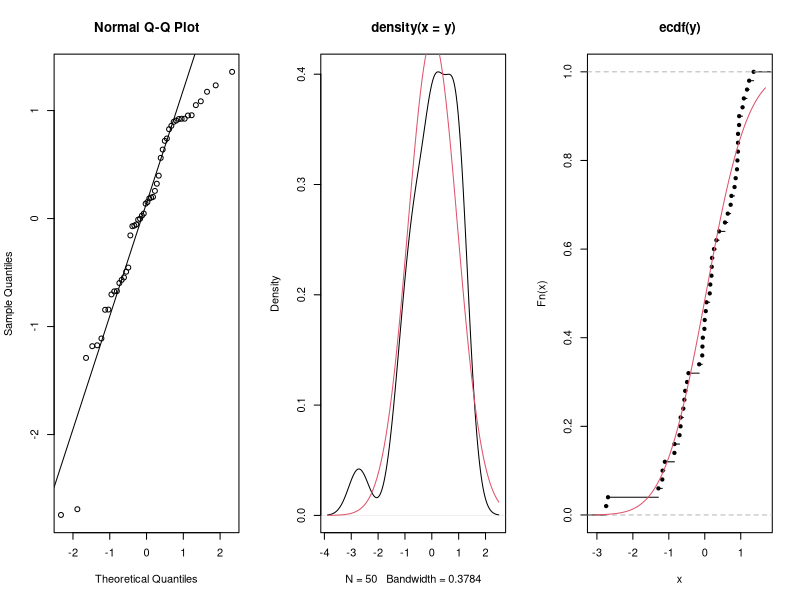
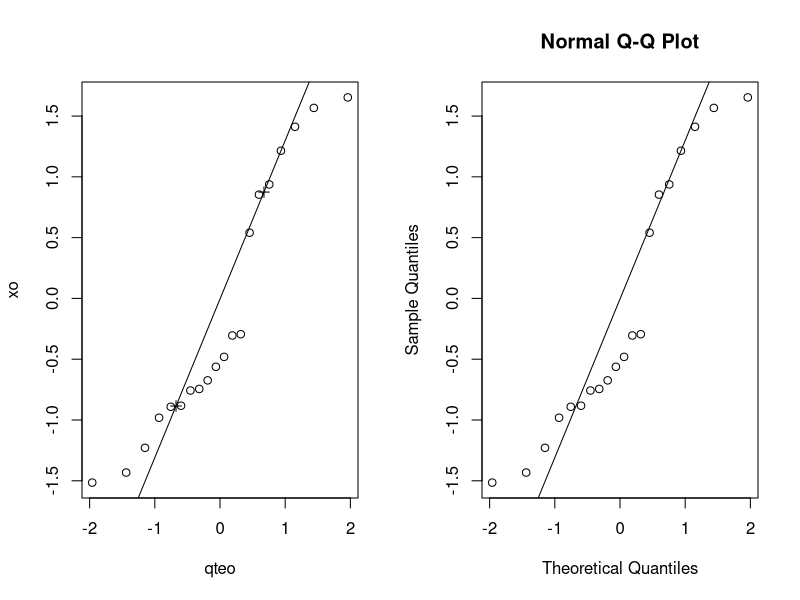
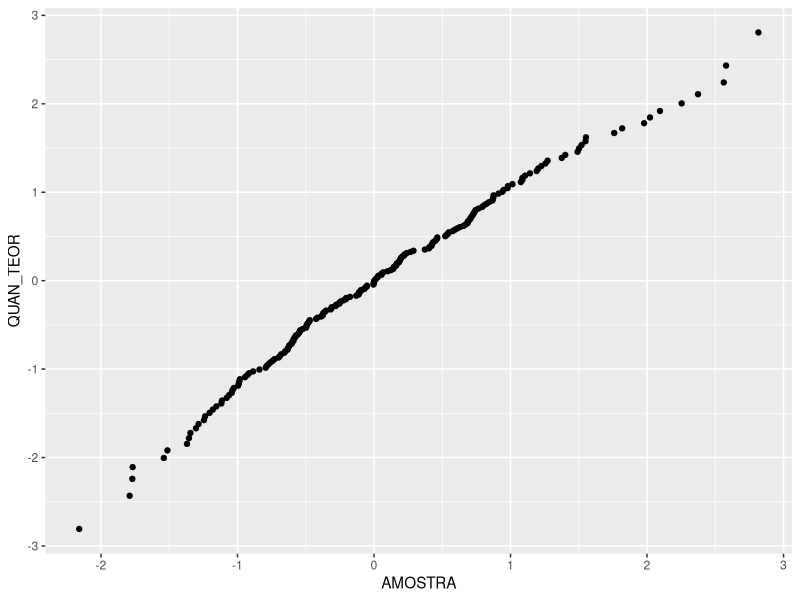
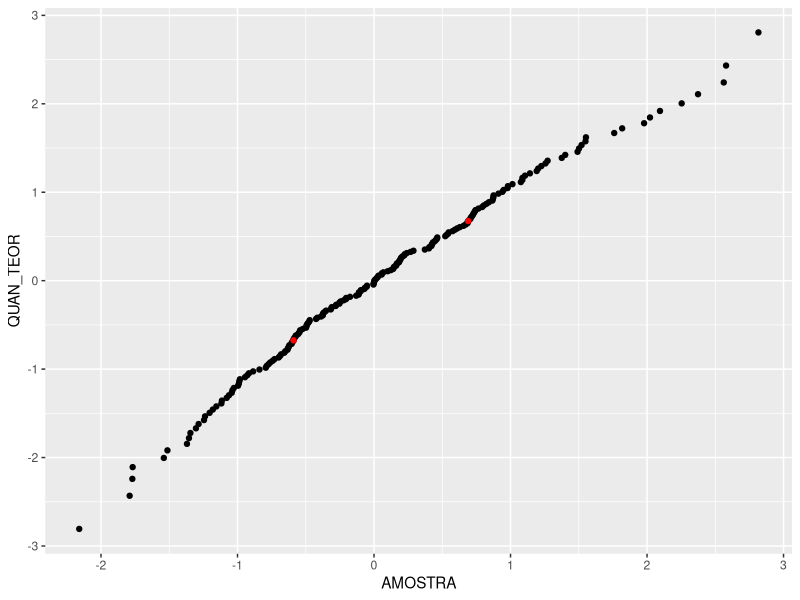

R code for these plots, in order: (Note: this script raises an error after producing the figures.)
library(ggplot2)

# q-q vs histograma vs ecdf

y <- rnorm(50)
par(mfrow=c(1,3))
qqnorm(y); qqline(y)
plot(density(y))
curve(dnorm(x, mean(y), sd(y)), add=TRUE, col=2)
plot(ecdf(y))
curve(pnorm(x, mean(y), sd(y)), add=TRUE, col=2)



# função para fazer o gráfico quantil-quantil da normal
 
qqn <- function(x, ref.line=TRUE){
  x <- na.omit(x)               # remove NA
  xo <- sort(x)                 # ordena a amostra
  n <- length(x)                # número de elementos
  i <- seq_along(x)             # índices posicionais
  pteo <- (i-0.5)/n             # probabilidades teóricas
  qteo <- qnorm(pteo)           # quantis teóricos sob a normal padrão
  plot(xo~qteo)                 # quantis observados ~ quantis teóricos
  if(ref.line){
    qrto <- quantile(x, c(1,3)/4) # 1º e 3º quartis observados
    qrtt <- qnorm(c(1,3)/4)       # 1º e 3º quartis teóricos
    points(qrtt, qrto, pch=3)     # quartis, passa uma reta de referência
    b <- diff(qrto)/diff(qrtt)    # coeficiente de inclinação da reta
    a <- b*(0-qrtt[1])+qrto[1]    # intercepto da reta
    abline(a=a, b=b)              # reta de referência
  }
}
 
x <- rnorm(20)
par(mfrow=c(1,2))
qqn(x)
qqnorm(x); qqline(x)
layout(1)


#-----------------------------------------------------------------------------
# envelope para o gráfico de quantis (simulated bands)


  X <- rnorm(200)
  X <- na.omit(X)               # remove NA
  X0 <- sort(X)                 # ordena a amostra
  N <- length(X)                # número de elementos
  I <- seq_along(X)             # índices posicionais
  PROB_TEOR <- (I-0.5)/N        # probabilidades teóricas
  QUAN_TEOR <- qnorm(PROB_TEOR, mean = 0, sd = 1)
  DATA <- data.frame(AMOSTRA = X0, QUAN_TEOR = QUAN_TEOR)

ggplot() +
  geom_point(data = DATA, aes(x= AMOSTRA, y = QUAN_TEOR))

  QUART_OBS  <- quantile(X, c(1,3)/4)       # 1º e 3º quartis observados
  QUART_TEOR <- qnorm( c(1/4, 3/4) , mean = 0, sd = 1)
DATA1 = data.frame(x= as.matrix(QUART_OBS), y = as.matrix(QUART_TEOR))


ggplot() +
  geom_point(data = DATA, aes(x= AMOSTRA, y = QUAN_TEOR))+
  geom_point(aes(x= QUART_OBS, y =  QUART_TEOR), colour = 'red')

b <- diff(QUART_TEOR)/diff(QUART_OBS)    # coeficiente de inclinação da reta
a <- b*(0-QUART_TEOR[1])+QUART_OBS[1]    # intercepto da reta


ggplot() +
  geom_point(data = DATA, aes(x= AMOSTRA, y = QUAN_TEOR))+
  geom_point(aes(x= QUART_OBS, y =  QUART_TEOR), colour = 'red')+
      geom_abline(aes(a,b))


RDIST <- sub("q", "r",       # função que gera números aleatórios
                  deparse(substitute(qnorm)))

AA <- replicate(500,         # amostra da distribuição de referência
                    sort(do.call(RDIST, c(list(n=n), mean = 0, sd = 1))))

LIM <- apply(AA, 1,           # limites das bandas 100*alpha%
                 quantile, probs=c((1-0.95)/2,(0.95+1)/2))

DATA3 <- data.frame(X = QUAN_TEOR, Y1 = LIM[1,], Y2 = LIM[2,])
head(DATA3)

ggplot() +
  geom_point(data = DATA, aes(x= AMOSTRA, y = QUAN_TEOR))+
  geom_point(aes(x= QUART_OBS, y =  QUART_TEOR), colour = 'red')+
      geom_abline(aes(a,b)) +
          geom_line(data = DATA3, aes(x = X, y = Y1), colour = 'green') +
          geom_line(data = DATA3, aes(x = X, y = Y2), colour = 'green') 



# função para fazer o gráfico quantil-quantil da normal
 
qqn <- function(x, ref.line=TRUE){
  x <- na.omit(x)               # remove NA
  xo <- sort(x)                 # ordena a amostra
  n <- length(x)                # número de elementos
  i <- seq_along(x)             # índices posicionais
  pteo <- (i-0.5)/n             # probabilidades teóricas
  qteo <- qnorm(pteo)           # quantis teóricos sob a normal padrão
  plot(xo~qteo)                 # quantis observados ~ quantis teóricos
  if(ref.line){
    qrto <- quantile(x, c(1,3)/4) # 1º e 3º quartis observados
    qrtt <- qnorm(c(1,3)/4)       # 1º e 3º quartis teóricos
    points(qrtt, qrto, pch=3)     # quartis, passa uma reta de referência
    b <- diff(qrto)/diff(qrtt)    # coeficiente de inclinação da reta
    a <- b*(0-qrtt[1])+qrto[1]    # intercepto da reta
    abline(a=a, b=b)              # reta de referência
  }
}
 
x <- rnorm(20)
par(mfrow=c(1,2))
qqn(x)
qqnorm(x); qqline(x)
layout(1)


# envelope para o gráfico de quantis (simulated bands)
 
qqqsb <- function(x, ref.line=TRUE, distr=qnorm, param=list(mean=0, sd=1),
                  sb=TRUE, nsim=500, alpha=0.95, ...){
  x <- na.omit(x)               # remove NA
  xo <- sort(x)                 # ordena a amostra
  n <- length(x)                # número de elementos
  i <- seq_along(x)             # índices posicionais
  pteo <- (i-0.5)/n             # probabilidades teóricas
  qteo <- do.call(distr,        # quantis teóricos sob a distribuição
                  c(list(p=pteo), param))
  plot(xo~qteo, ...)            # quantis observados ~ quantis teóricos
  if(ref.line){
    qrto <- quantile(x, c(1,3)/4) # 1º e 3º quartis observados
    qrtt <- do.call(distr,        # 1º e 3º quartis teóricos
                    c(list(p=c(1,3)/4), param))
    points(qrtt, qrto, pch=3)     # quartis, passa uma reta de referência
    b <- diff(qrto)/diff(qrtt)    # coeficiente de inclinação da reta
    a <- b*(0-qrtt[1])+qrto[1]    # intercepto da reta
    abline(a=a, b=b)              # reta de referência
  }
  if(sb){
    rdistr <- sub("q", "r",       # função que gera números aleatórios
                  deparse(substitute(distr)))
    aa <- replicate(nsim,         # amostra da distribuição de referência
                    sort(do.call(rdistr, c(list(n=n), param))))
    lim <- apply(aa, 1,           # limites das bandas 100*alpha%
                 quantile, probs=c((1-alpha)/2,(alpha+1)/2))
    matlines(qteo, t(lim),        # coloca as bandas do envelope simulado
             lty=2, col=1)
  }
}
 
x <- rnorm(20)
 
#png("f047.png", 400, 300)
qqqsb(x, xlab="Quantis teóricos da distribuição normal padrão",
      ylab="Quantis observados da amostra",
      main="Gráfico quantil-quantil da normal")
#dev.off()
 
x <- rpois(50, lambda=20)
qqqsb(x, distr=qpois, param=list(lambda=20))
